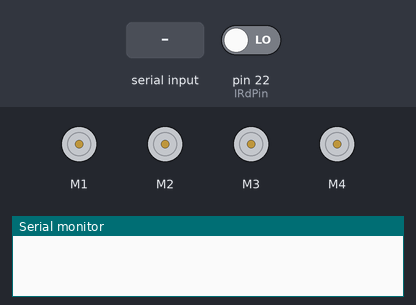
Bench run of a sketch on a simulated Arduino Mega 2560, built with avr-gcc and run on an emulated ATmega2560. On the bench: 4 × DC motor (green arrow = forward, orange = backward, longer = faster), the last lines printed to the serial monitor. Inputs (shaded band) come from the test bench; at power-on: pin 22 (IRdPin) LOW.

Above: at 1.2 s.
1.3 s: "a90\n" received over the second serial link
At 1.8 s:
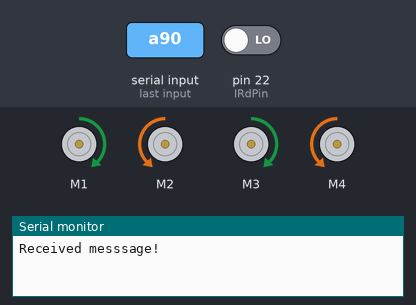
2.8 s: "e\n" received over Serial
At 4.0 s:
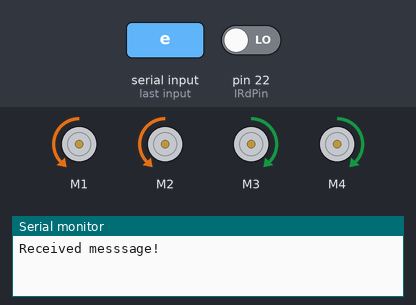
4.3 s: "c\n" received over Serial
At 5.4 s:
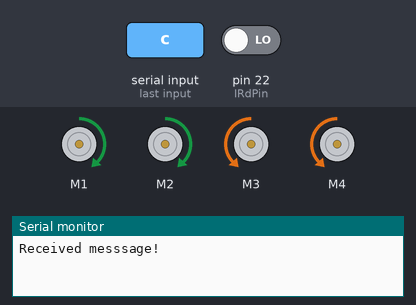
5.8 s: "d90\n" received over the second serial link
At 6.5 s:
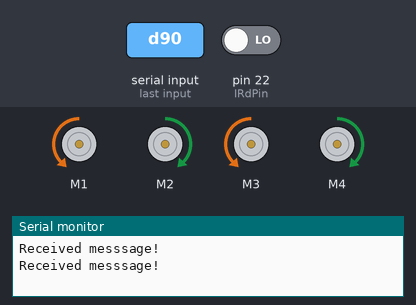
7.3 s: "w90\n" received over Serial
At 7.7 s:
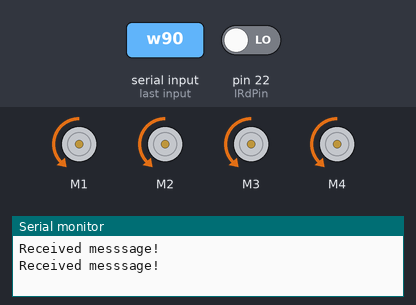
8.8 s: "s90\n" received over the second serial link
At 10.1 s:
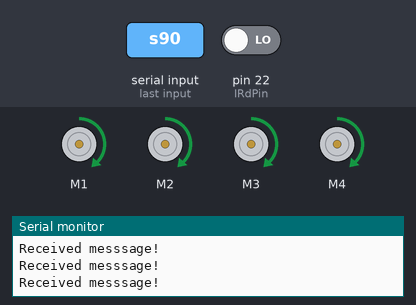
Timing chart, 0 to 11.3 s (numbered marks = the images above; inputs shaded):
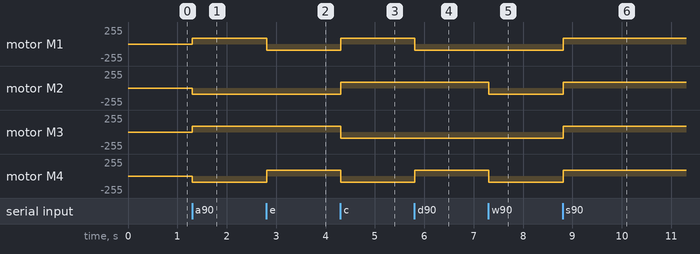

The sketch:

mega_controller.ino
```cpp
#include <AFMotor.h>

AF_DCMotor motor1(1);
AF_DCMotor motor2(2);
AF_DCMotor motor3(3);
AF_DCMotor motor4(4);

// Global variables
char command = 'k';
char prev_command = 'f';
int speed = 0;

const int IRdPin = 22;
int isFalling = 1;

void setup()
{
  pinMode(IRdPin, INPUT);
  // Set initial speed of the motor & stop
  motor1.setSpeed(0);
  motor2.setSpeed(0);
  motor3.setSpeed(0);
  motor4.setSpeed(0);

  motor1.run(RELEASE);
  motor2.run(RELEASE);
  motor3.run(RELEASE);
  motor4.run(RELEASE);

  // Start serial communication
  Serial.begin(9600);
  Serial3.begin(9600);
}

void loop()
{
  isFalling = digitalRead(IRdPin);
  if (Serial3.available() > 0)
  {
    Serial.println("Received messsage!");
    String receivedString = Serial3.readStringUntil('\n');     // Read the string until newline character
    sscanf(receivedString.c_str(), "%c %d", &command, &speed); // Parse the integers from the string
  }
  else if (Serial.available() > 0)
  {
    String receivedString = Serial.readStringUntil('\n');     // Read the string until newline character
    sscanf(receivedString.c_str(), "%c %d", &command, &speed); // Parse the integers from the string
  }

  if (isFalling == HIGH)
  {
    // Serial.println("Falling");
    speed = 0;
    command = 'k';
  }
  setSpeed(speed);
  if (command != prev_command){
    executeCommand(command);
  }
  prev_command = command;
  delay(100); // delay in milliseconds: 100 microseconds
}


void setSpeed(int speed)
{
  motor1.setSpeed(speed);
  motor2.setSpeed(speed);
  motor3.setSpeed(speed);
  motor4.setSpeed(speed);
}
void executeCommand(char command)
{
  // 1 is right front
  // 3 is left front
  // 2 is right bottom
  // 4 is left bottom
  // switch statement
  switch (command)
  {
  case 'a':
    motor1.run(FORWARD);
    motor2.run(BACKWARD);
    motor3.run(FORWARD);
    motor4.run(BACKWARD);
    break;
  case 'd':
    motor1.run(BACKWARD);
    motor2.run(FORWARD);
    motor3.run(BACKWARD);
    motor4.run(FORWARD);
    break;
  case 'w':
    motor1.run(BACKWARD);
    motor2.run(BACKWARD);
    motor3.run(BACKWARD);
    motor4.run(BACKWARD);
    break;
  case 's':
    motor1.run(FORWARD);
    motor2.run(FORWARD);
    motor3.run(FORWARD);
    motor4.run(FORWARD);
    break;
  case 'q':
    motor1.run(FORWARD);
    motor2.run(FORWARD);
    motor3.run(BACKWARD);
    motor4.run(BACKWARD);
    break;
  case 'e':
    motor1.run(BACKWARD);
    motor2.run(BACKWARD);
    motor3.run(FORWARD);
    motor4.run(FORWARD);
    break;
  case 'z':
    motor1.run(BACKWARD);
    motor2.run(BACKWARD);

    motor3.run(FORWARD);
    motor4.run(FORWARD);
    break;
  case 'c':
    motor1.run(FORWARD);
    motor2.run(FORWARD);

    motor3.run(BACKWARD);
    motor4.run(BACKWARD);
    break;
  default:
    stopMotors();
    break;
  }
}
void stopMotors()
{
  motor1.run(RELEASE);
  motor2.run(RELEASE);
  motor3.run(RELEASE);
  motor4.run(RELEASE);
}
```

Measured:
- after the input at 1.3 s, motor M1, motor M3: stopped → forward 90/255 at once; motor M2, motor M4: stopped → backward 90/255 at once
- after the input at 2.8 s, motor M1: forward 90/255 → backward 90/255 at once; motor M4: backward 90/255 → forward 90/255 at once
- after the input at 4.3 s, motor M1, motor M2: backward 90/255 → forward 90/255 at once; motor M3, motor M4: forward 90/255 → backward 90/255 at once
- after the input at 5.8 s, motor M1: forward 90/255 → backward 90/255 at once; motor M4: backward 90/255 → forward 90/255 at once
- after the input at 7.3 s, motor M2, motor M4: forward 90/255 → backward 90/255 at once
- after the input at 8.8 s, motor M1–4: backward 90/255 → forward 90/255 at once
